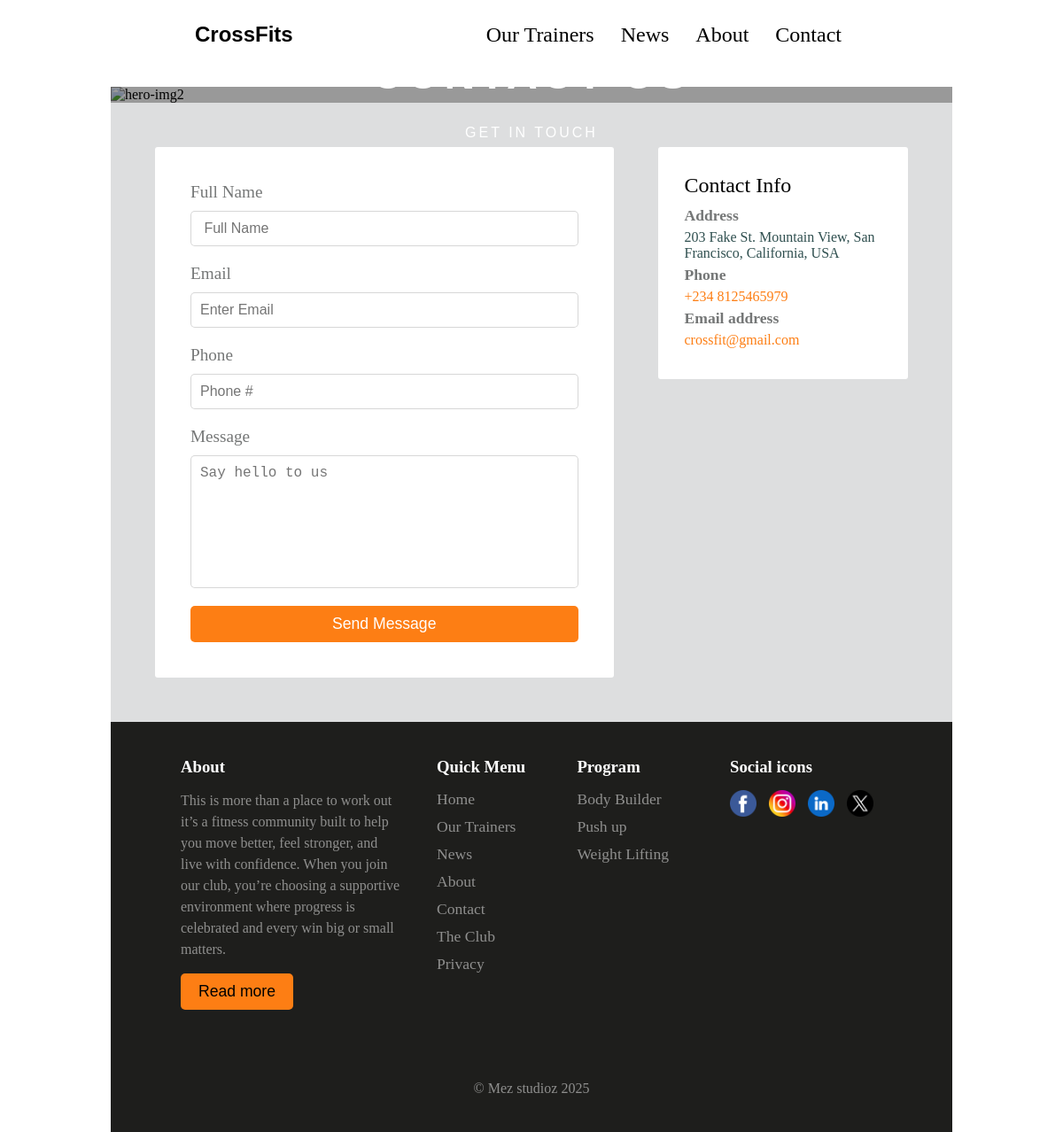
The app's page /contact with its own data.
### company/models.py (models this page shows, shortened)
class ContactInfo(models.Model):
    address = models.CharField(max_length=255)
    email = models.EmailField()
    phone_number = models.CharField(max_length=20)

class About(models.Model):
    description = models.TextField()

class Programs(models.Model):
    title = models.CharField(max_length=20)
    description = models.TextField()
    image = models.ImageField(upload_to='uploads', blank=True, null=True)

class SocialIcons(models.Model):
    title = models.CharField(max_length=20)
    image = models.ImageField(upload_to='uploads', blank=True, null=True)

### company/views.py (the view)
# urls.py: path('contact', contact, name='contact'),
def contact(request):
    contact = ContactInfo.objects.all().first()
    context = {'programs': programs ,
               'social_icon': socials,
               'about_footer': footerabout ,
               'contact_info' : contact
               }
    return render(request, 'contact.html', context=context)

### company/templates/contact.html
{% extends "base.html" %} {% load static %} {% block content %}
<section class="hero-img-section">
  <img
    src="{% static 'images/hero bg1.webp'%}"
    alt="hero-img2"
    width="100%"
    height="720px"
  />
  <section class="hero-bg"></section>
  <section class="hero-text">
    <h1>Contact Us</h1>
    <p>Get In Touch</p>
  </section>
</section>
<section class="form">
  <section class="Contact-form">
    <form action="#">
      <section>
        <label for="full-name">Full Name</label>
        <input type="text" placeholder=" Full Name" required />
      </section>
      <section>
        <label for="email">Email</label>
        <input type="email" placeholder="Enter Email" required />
      </section>
      <section>
        <label for="Phone-Number">Phone</label>
        <input type="tel" placeholder="Phone #" required />
      </section>
      <section>
        <label for="Message">Message</label>
        <textarea
          name="Message"
          id="Message"
          placeholder="Say hello to us"
        ></textarea>
        <button>Send Message</button>
      </section>
    </form>
  </section>
  <section class="contact-Address">
    <h2>Contact Info</h2>
    <h6>Address</h6>
    <p>{{contact_info.address}}</p>
    <h6>Phone</h6>
    <p><a href="#">{{contact_info.phone_number }}</a></p>
    <h6>Email address</h6>
    <p><a href="#">{{contact_info.email}}</a></p>
  </section>
</section>
{%endblock%}

### templates/base.html (shortened to what this page needs)
{% load static%}
<!doctype html>
<html lang="en">
  <head>
    <link rel="stylesheet" href="{% static 'css/index.css'%}" />
  </head>
  <body>
    <main>
      <nav>
        <section>
          <a
            href="{% url 'home'%}"
            style="font-family: &quot;Arial&quot;; font-weight: 700"
            >CrossFits</a
          >
        </section>
        <section class="Nav-menu">
          <ul>
            <li><a href="{% url 'trainer'%}">Our Trainers</a></li>
            <li><a href="{% url 'news'%}">News</a></li>
            <li><a href="{% url 'about'%}">About</a></li>
            <li><a href="{% url 'contact'%}">Contact</a></li>
          </ul>
        </section>
      </nav>
      {% block content%} {% endblock%}
      <footer>
        <section>
          <h3>About</h3>
          <p>{{about_footer.description}}</p>
          <button><a href="{% url 'about'%}">Read more</a></button>
        </section>
        <section>
          <h3>Quick Menu</h3>
          <ul>
            <li><a href="{% url 'home'%}">Home</a></li>
            <li><a href="{% url 'trainer'%}">Our Trainers</a></li>
            <li><a href="{% url 'news'%}">News</a></li>
            <li><a href="{% url 'about'%}">About</a></li>
            <li><a href="{% url 'contact'%}">Contact</a></li>
            <li><a href="#">The Club</a></li>
            <li><a href="#">Privacy</a></li>
          </ul>
        </section>
        <section>
          <h3>Program</h3>
          <ul>
            {% for item in programs %}
            <li>
              <a href="{% url 'program_detail' item.id %}">{{item.title}}</a>
            </li>
            {% endfor%}
          </ul>
        </section>
        <section>
          <h3>Social icons</h3>
          {% for social in social_icon %}
          <img src="{{social.image.url}}" alt="{{social.title}}" width="30px" />
          {% endfor %}
        </section>
      </footer>
      <footer><p>&copy; Mez studioz 2025</p></footer>
    </main>
  </body>
</html>

### static/CSS/index.css (style rules this page uses)
* { padding: 0; margin: 0; box-sizing: border-box; list-style: none; text-decoration: none; }
main { margin: 0px 125px; background-color: white; }
nav { display: flex; justify-content: space-between; align-items: center; font-size: 1.5rem; margin: 0px 70px 20px 70px; padding: 25px; }
body { background-image: url("https://preview.colorlib.com/theme/crossfits/images/bg.jpg.webp"); background-attachment: fixed; background-repeat: no-repeat; background-size: cover; }
a { color: black; }
ul { display: flex; }
li { margin-right: 30px; }
.hero-img-section { position: relative; }
.hero-text { position: absolute; top: 50%; left: 50%; transform: translate(-50%, -50%); color: white; text-align: center; }
.hero-text h1 { font-size: 3rem; margin-bottom: 30px; font-family: "Gill Sans", "Gill Sans MT", Calibri, "Trebuchet MS", sans-serif; font-weight: 700; letter-spacing: 5px; text-transform: uppercase; }
.hero-text p { font-size: 1rem; font-family: "Gill Sans", "Gill Sans MT", Calibri, "Trebuchet MS", sans-serif; font-weight: 400; letter-spacing: 3px; text-transform: uppercase; }
.hero-bg { position: absolute; top: 0; width: 100%; height: 99.9%; background-color: rgba(0, 0, 0, 0.4); }
footer h3 { color: white; margin-bottom: 15px; }
footer { background: #1e1e1c; color: rgba(255, 255, 255, 0.5); display: flex; padding: 40px; justify-content: space-evenly; }
footer section p { width: 250px; line-height: 24px; margin-bottom: 15px; }
footer section ul { flex-direction: column; }
footer section ul li { margin-bottom: 10px; }
footer section ul a { color: rgba(255, 255, 255, 0.5); font-size: 1.1rem; }
footer img { margin-right: 10px; cursor: pointer; }
footer section button { background-color: #fd7e14; border: none; padding: 10px 20px; color: white; font-size: 1.1rem; border-radius: 5px; cursor: pointer; }
.form { display: flex; background-color: rgb(221, 222, 223); justify-items: start; }
.Contact-form { background-color: white; padding: 40px; width: 90%; margin: 50px; border-radius: 3px; }
.Contact-form section { display: flex; flex-direction: column; }
.Contact-form section label { margin-bottom: 10px; font-size: 1.2rem; font-weight: 500; color: rgb(117, 119, 119); }
.Contact-form input, .Contact-form textarea { margin-bottom: 20px; padding: 10px; font-size: 1rem; border-radius: 5px; border: 0.5px solid rgba(56, 56, 56, 0.2); }
.Contact-form textarea { height: 150px; width: 100%; resize: none; }
.Contact-form button { background-color: #fd7e14; border: none; padding: 10px 20px; color: white; font-size: 1.1rem; border-radius: 5px; cursor: pointer; }
.contact-Address { margin-right: 50px; background-color: white; padding: 30px; height: fit-content; border-radius: 3px; margin: 50px 50px 0px 0px; }
.contact-Address h2 { margin-bottom: 10px; font-weight: 500; }
.contact-Address p { margin-bottom: 5px; color: darkslategray; }
.contact-Address h6 { margin-bottom: 5px; font-size: 1.1rem; color: rgb(117, 119, 119); }
.contact-Address a { color: #fd7e14; }

### records on screen
ContactInfo: address "203 Fake St. Mountain View, San Francisco, California, USA", phone_number "+234 8125465979", email "crossfit@gmail.com"
About: description "This is more than a place to work out it’s a fitness community built to help you move better, feel stronger, and live with confidence. When you join our club, you’re choosing a supportive environment where progress is celebrated and every win big or small matters."
Programs: title "Body Builder"
Programs: title "Push up"
Programs: title "Weight Lifting"
SocialIcons: image (picture)
SocialIcons: image (picture)
SocialIcons: image (picture)
SocialIcons: image (picture)
